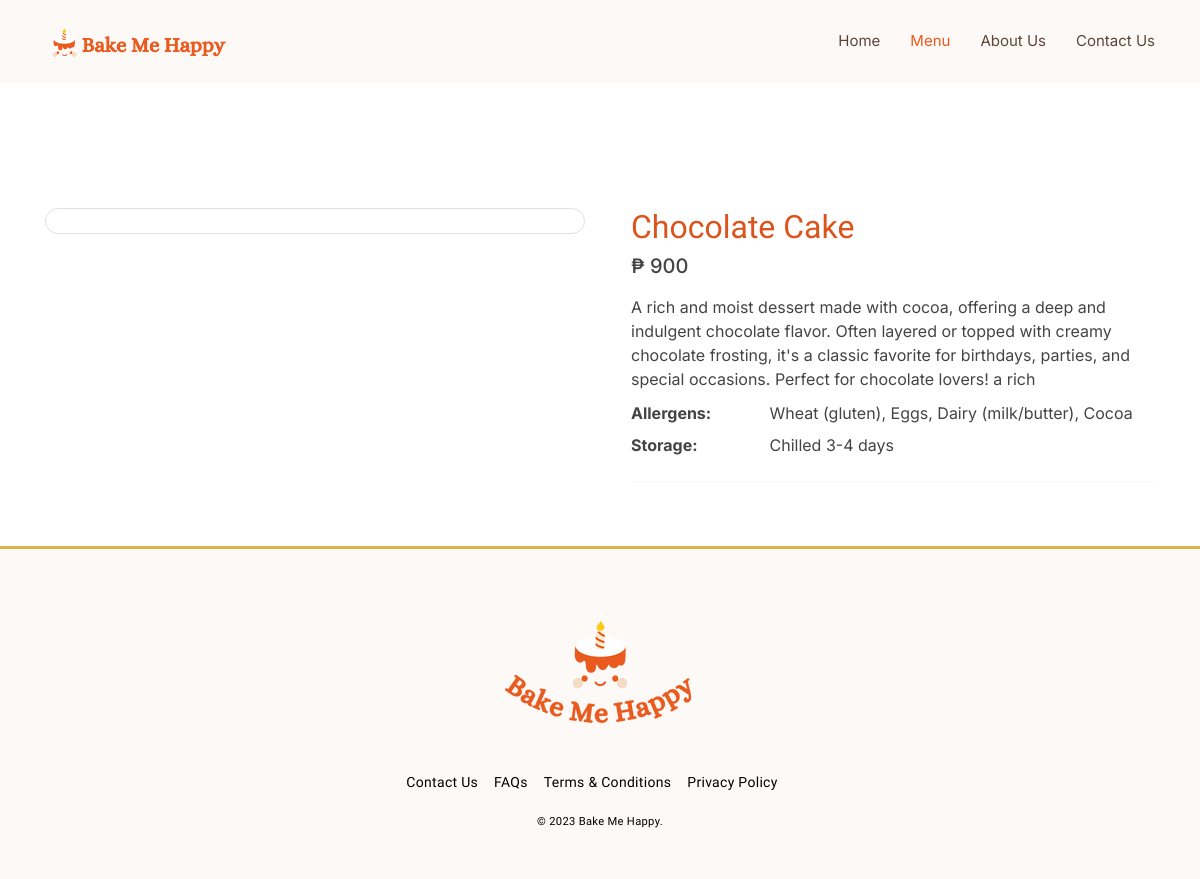
The page /cake-details.php?id=2 on the database its author committed.
### tables this page shows
CREATE TABLE `products` (
  `id` int(100) NOT NULL,
  `product_name` varchar(100) NOT NULL,
  `price` varchar(100) NOT NULL,
  `image` varchar(100) NOT NULL,
  `description` varchar(255) NOT NULL,
  `allergens` varchar(100) NOT NULL,
  `storage` varchar(100) NOT NULL
);

### cake-details.php (the view, shortened to what this page needs)
<?php
include 'config.php';
if(isset($_GET['id'])) {
   $id = $_GET['id'];
} else {
     echo "<script>alert('Invalid cake ID');</script>";
     echo "<script>window.location.href = 'index.php';</script>";
     exit();
   }
?>
<!DOCTYPE html>
<html lang="en">
  <head><title>Dolis</title></head>
  <?php include 'head.php'; ?>
  <body>
    <header id="header" class="fixed-top">
      <div class="container d-flex align-items-center justify-content-between">
        <a href="index.php" class="logo"><img src="assets/img/logo.png" alt="" class="img-fluid"></a>
        <nav id="navbar" class="navbar">
          <ul>
            <li><a class="nav-link" href="index.php">Home</a></li>
            <li><a class="nav-link active" href="menu.php">Menu</a></li>
            <li><a class="nav-link" href="about-us.php">About Us</a></li>
            <li><a class="nav-link" href="contact-us.php">Contact Us</a></li>
          </ul>
        </nav>
      </div>
    </header>
    <main id="main">
      <section id="breadcrumbs" class="breadcrumbs">
         <div class="container">
            <ol>
               <li><a href="menu.php"><span>&#8249;</span> Back to Menu</a></li>
            </ol>
         </div>
      </section>
      <?php
            $select_product = mysqli_query($conn, "SELECT * FROM `products` WHERE id = $id") or die('query failed');
            if($select_product){
                $fetch_product = mysqli_fetch_assoc($select_product)
            ?>
      <section class="py-5">
        <div class="container">
          <div class="row gx-5">
            <aside class="col-lg-6">
              <div class="border rounded-4 mb-3 d-flex justify-content-center">
              </div>
            </aside>
            <main class="col-lg-6">
              <div class="ps-lg-3">
                <h2 class="name" style="color: #DC531B;">
                  <?php echo $fetch_product['product_name']; ?>
                </h2>
                <div class="mb-3">
                  <span class="h5">₱ <?php echo $fetch_product['price']; ?></span>
                </div>
                <p class="product_description">
                  <?php echo $fetch_product['description']; ?>
                </p>
                <?php
                     };
                     ?>
                <div class="row">
                  <dt class="col-3">Allergens:</dt>
                  <dd class="col-9"><?php echo $fetch_product['allergens']; ?></dd>
                  <dt class="col-3">Storage:</dt>
                  <dd class="col-9"><?php echo $fetch_product['storage']; ?></dd>
                </div>
                <hr />
              </div>
            </main>
          </div>
        </div>
      </section>
    </main>
    <?php include 'footer.php'; ?>
  </body>
</html>

### assets/css/style.css (style rules this page uses)
body { font-family: 'Inter', sans-serif; color: #444444; }
a { color: #ed502e; text-decoration: none; }
h1, h2, h3, h4, h5, h6 { font-family: 'Alice', serif; }
#header { background: #FCF9F6; transition: all 0.5s; z-index: 997; padding: 20px 0; }
#header .logo { font-size: 26px; margin: 0; padding: 0; line-height: 1; font-weight: 700; letter-spacing: 0.5px; text-transform: uppercase; }
#header .logo img { max-height: 40px; }
.navbar { padding: 0; }
.navbar ul { margin: 0; padding: 0; display: flex; list-style: none; align-items: center; }
.navbar li { position: relative; }
.navbar a, .navbar a:focus { display: flex; align-items: center; justify-content: space-between; padding: 10px 0 10px 30px; font-size: 15px; color: #5D4638; white-space: nowrap; transition: 0.3s; }
.navbar a:hover, .navbar .active, .navbar .active:focus, .navbar li:hover>a { color: #EA5A1E; }
section { padding: 60px 0; }
p { margin-top: 0; margin-bottom: 10px; }
.row { display: flex; flex-wrap: wrap; margin-right: -15px; margin-left: -15px; }
:root { --primary: #EDBC07; --light: #FDF5EB; }

### rows shown on the page
products: product_name "Chocolate Cake", price "900", description "A rich and moist dessert made with cocoa, offering a deep and indulgent chocolate flavor. Often layered or topped with creamy chocolate frosting, it's a classic favorite for birthdays, parties, and special occasions. Perfect for chocolate lovers! a rich", allergens "Wheat (gluten), Eggs, Dairy (milk/butter), Cocoa", storage "Chilled 3-4 days"
